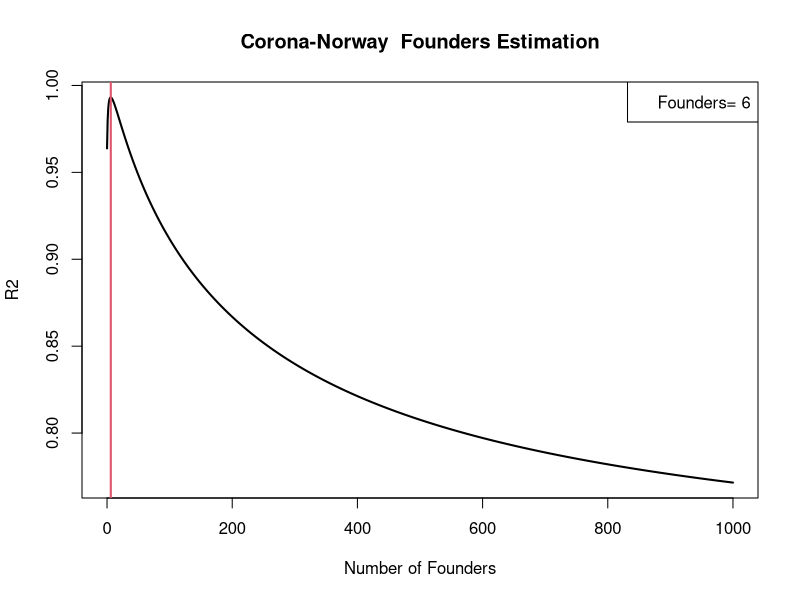
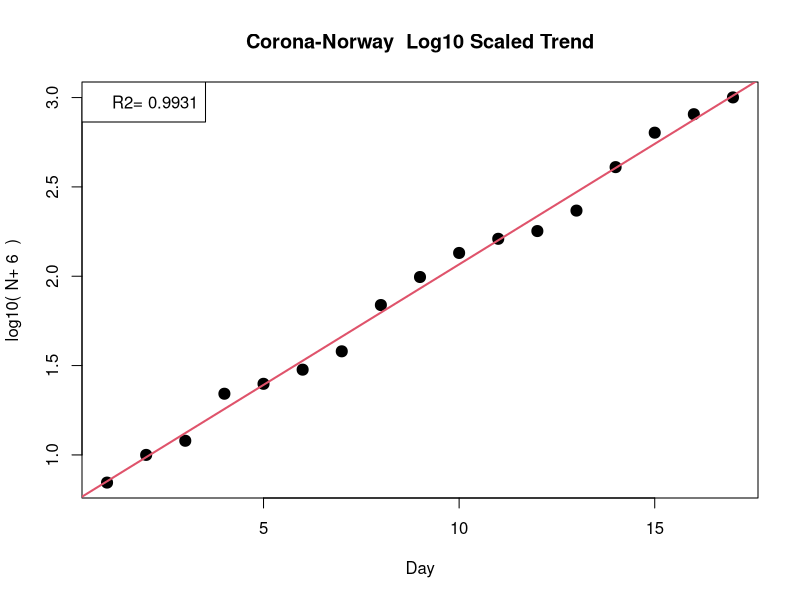
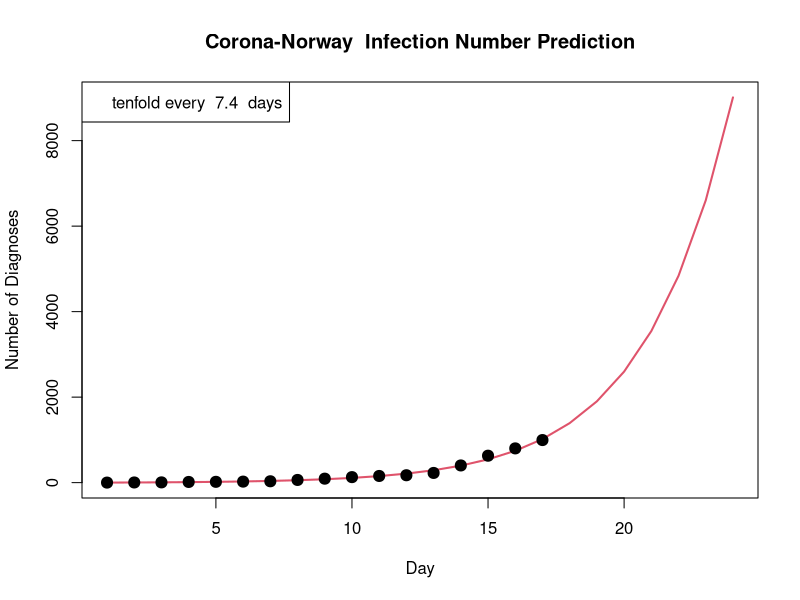

Reproduce these figures in R, in order.
name="Corona-Norway"
N=scan("data.txt");
T=1:length(N);
mi=1-min(N);
model_r2=0;
founders=0;
vr2=mi:1000;
for(i in mi:1000){
	vr2[i-mi+1]=cor(T,log10(N+i))^2;
	if(vr2[i-mi+1]>model_r2){	model_r2=vr2[i-mi+1];	founders=i;	}
}

png("FoundersEstimation.png",width=768,height=512);
plot(mi:1000,vr2,type='l',xlab="Number of Founders", ylab="R2",	main=paste(name," Founders Estimation"),lwd=2);
abline(v=founders,col=2,lwd=2);
legend("topright", paste("Founders=",founders));
dev.off();

png("Log10Trend.png",width=768,height=512);
plot(T,log10(N+founders),pch=20,xlab="Day",ylab=paste("log10( N+",founders," )"), main=paste(name," Log10 Scaled Trend"),lwd=2,cex=2);
abline(lm(log10(N+founders)~T),col=2,lwd=2);
legend("topleft", paste("R2=",sprintf("%.4f",model_r2)));
dev.off();

daysfuture=7;
t=1:(length(T)+daysfuture);
n=1:(length(N)+daysfuture);
m=lm(log10(N+founders)~T);
a=m$coefficients[2];
b=m$coefficients[1];

for(i in 1:length(t)){
	if(i<=length(T)){ t[i]=T[i]; }
	else{ t[i]=t[i-1]+1; }
	n[i]=10^(a*t[i]+b)-founders;
}
predict <- cbind(t,n);
write.table(formatC(predict, format="f", digits=3), file = "predict.txt", sep = "\t" );
png("InfectionPrediction.png",width=768,height=512);
plot(t,n,type='l',col=2,xlab="Day",ylab="Number of Diagnoses",main=paste(name," Infection Number Prediction"),lwd=2);
points(T,N,pch=20,lwd=2,cex=2);
legend("topleft", paste("tenfold every ",sprintf("%.1f",1/a), " days"));
dev.off();
